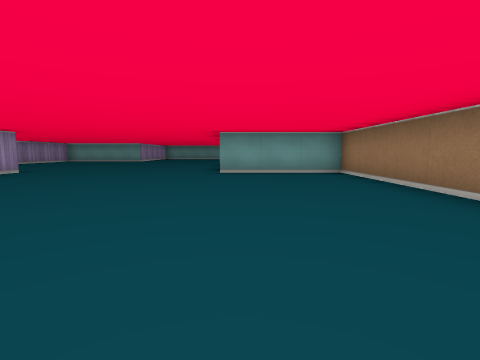
[1] (above)

16 first-person views from a walk through a cub3D level. The camera is about half as high as the walls, tilts 6° down and sees 85° across. The floor is counted in squares. Each view is taken from the middle of a square. On the plan, view 1 faces up. The plan holds only what a view shows up to about 9 squares ahead; the rest is blank.

[2]
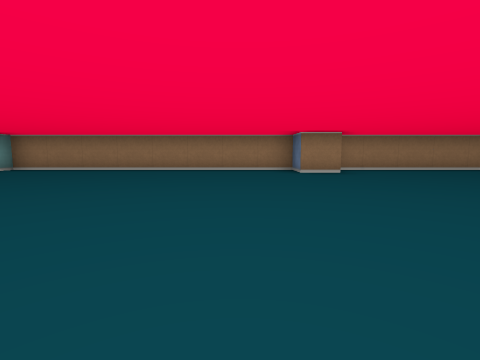

[3]
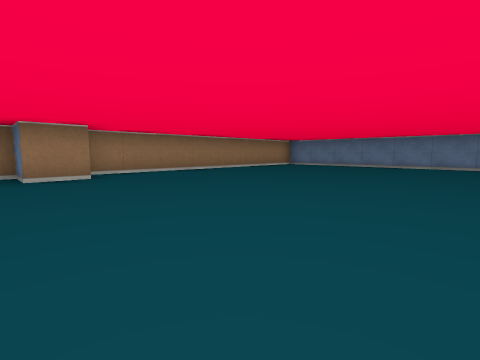

[4]
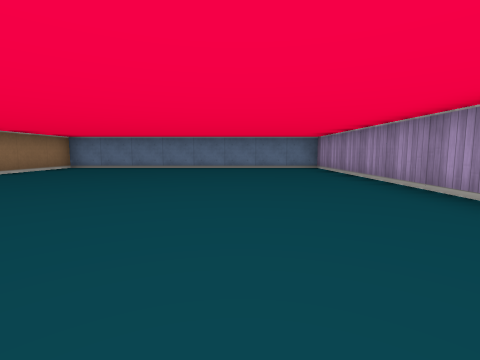

[5]
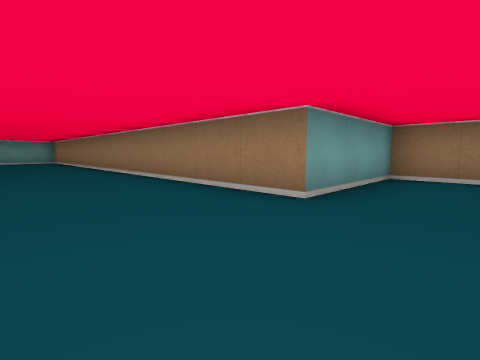

[6]
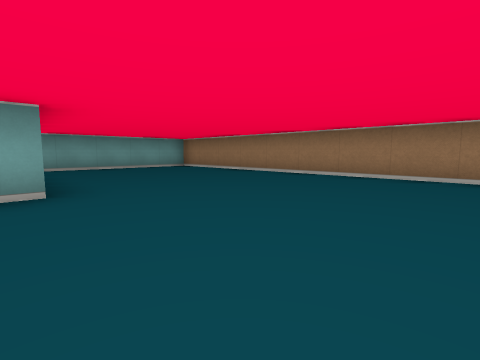

[7]
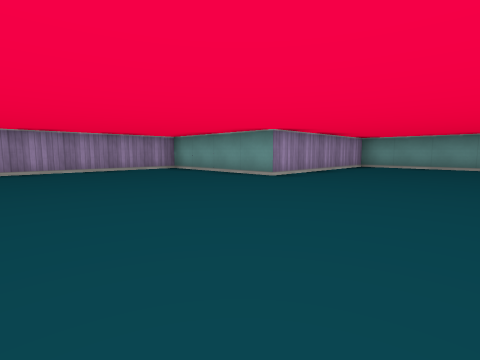

[8]
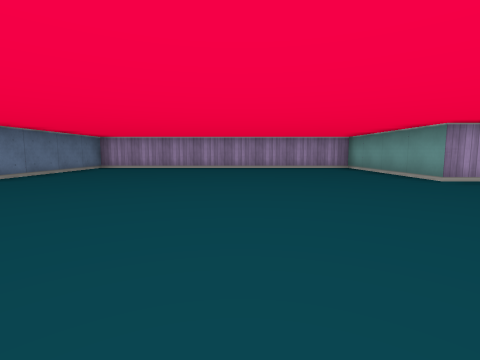

[9]
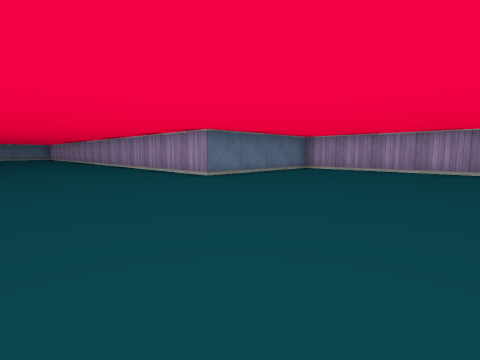

[10]
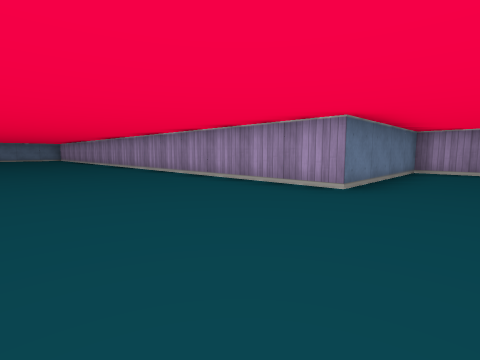

[11]
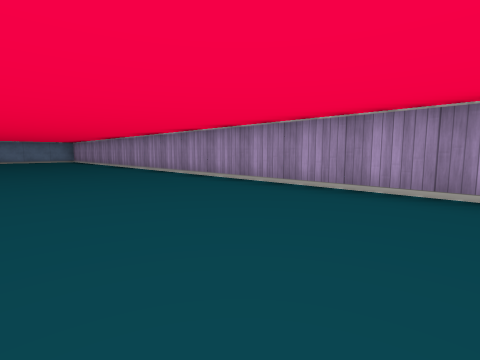

[12]
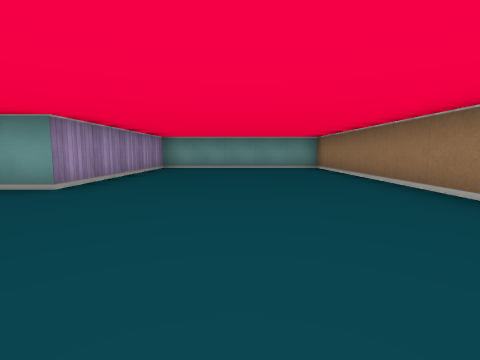

[13]
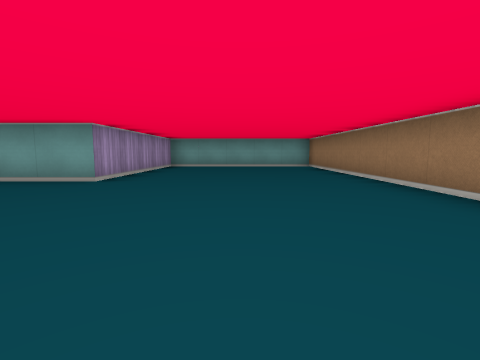

[14]
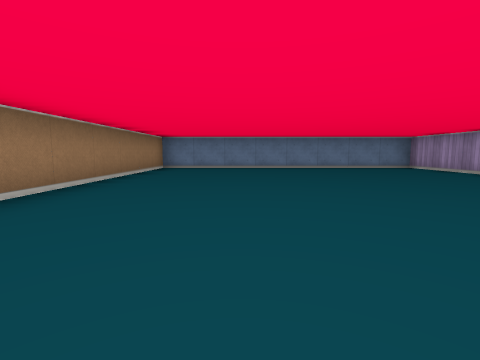

[15]
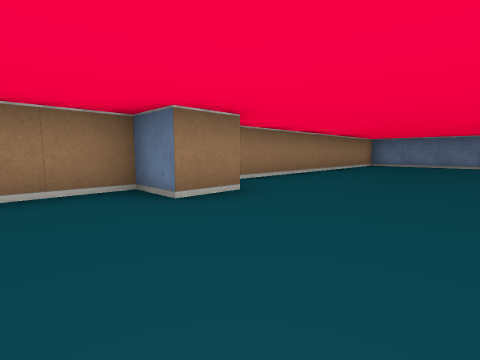

[16]
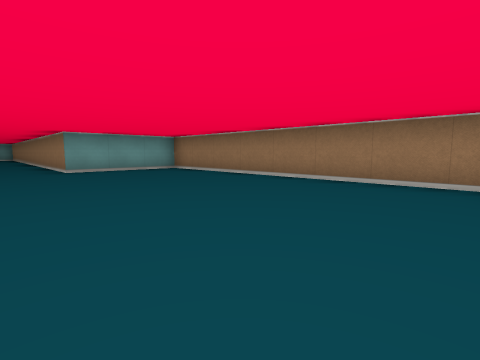

### Floor plan
Points are (right, up) in squares from view 1. A wall is a line through its corners. A room is listed if a view was taken in it or the views show most of it. See-through windows are left out.
Room 1 (views 1, 2, 3, 4, 5, 6, 7, 8, 9, 10, 11, 12, 13, 14, 15, 16)
walls: (1.5, -2.6) (1.5, -1.5) (2.5, -1.5) (2.5, 6.5) (-0.5, 6.5) (-0.5, 19.5) (-5.5, 19.5) (-5.5, 14.5) (-9.5, 14.5) (-9.5, 6.5) (-5.5, 6.5) (-5.5, -10.5) (2.5, -10.5) (2.5, -2.8)

Positions as (right, up) in squares from view 1, and headings:
1: (0, 0), facing up
2: (-5, 0), facing right
3: (-4, -1), facing down-right
4: (-3, -2), facing down
5: (-3, 5), facing up-right
6: (-6, 11), facing up-right
7: (-2, 10), facing up-left
8: (-1, 11), facing left
9: (-2, 11), facing down-left
10: (-2, 8), facing down-left
11: (-2, 5), facing down-left
12: (-3, 11), facing up
13: (-3, 10), facing up
14: (0, -2), facing down
15: (-1, 0), facing down-right
16: (-2, -1), facing up-right
